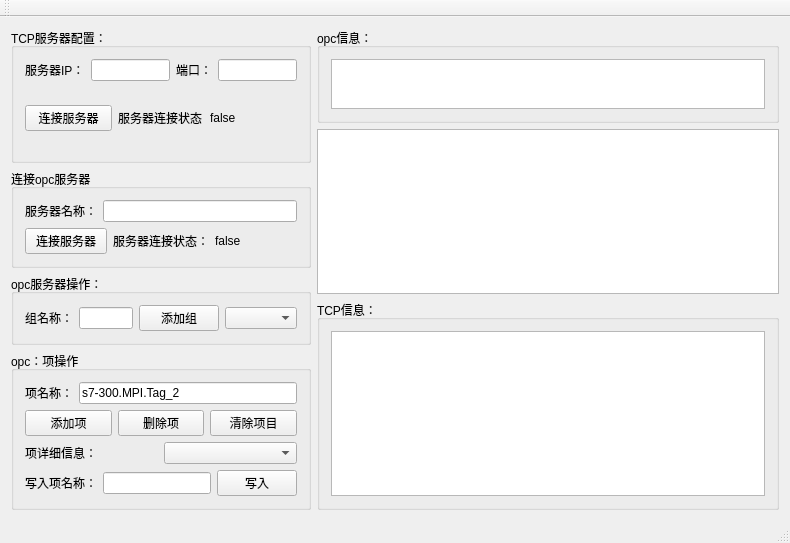
<?xml version="1.0" encoding="UTF-8"?>
<ui version="4.0">
 <class>ClientGui</class>
 <widget class="QMainWindow" name="ClientGui">
  <property name="geometry">
   <rect>
    <x>0</x>
    <y>0</y>
    <width>790</width>
    <height>543</height>
   </rect>
  </property>
  <property name="windowTitle">
   <string>ClientGui</string>
  </property>
  <widget class="QWidget" name="centralWidget">
   <layout class="QHBoxLayout" name="horizontalLayout_15">
    <item>
     <layout class="QHBoxLayout" name="horizontalLayout_14">
      <item>
       <layout class="QVBoxLayout" name="verticalLayout_7">
        <item>
         <widget class="QGroupBox" name="groupBox_4">
          <property name="maximumSize">
           <size>
            <width>300</width>
            <height>150</height>
           </size>
          </property>
          <property name="title">
           <string>TCP服务器配置：</string>
          </property>
          <layout class="QVBoxLayout" name="verticalLayout_11">
           <item>
            <layout class="QVBoxLayout" name="verticalLayout_6">
             <item>
              <layout class="QHBoxLayout" name="horizontalLayout_9">
               <item>
                <widget class="QLabel" name="label_7">
                 <property name="text">
                  <string>服务器IP：</string>
                 </property>
                </widget>
               </item>
               <item>
                <widget class="QLineEdit" name="lineEdit_tcp_ip"/>
               </item>
               <item>
                <widget class="QLabel" name="label_8">
                 <property name="text">
                  <string>端口：</string>
                 </property>
                </widget>
               </item>
               <item>
                <widget class="QLineEdit" name="lineEdit_tcp_port"/>
               </item>
              </layout>
             </item>
             <item>
              <layout class="QHBoxLayout" name="horizontalLayout_10">
               <item>
                <widget class="QPushButton" name="pushButton_tcp_server_connect">
                 <property name="text">
                  <string>连接服务器</string>
                 </property>
                </widget>
               </item>
               <item>
                <widget class="QLabel" name="label_9">
                 <property name="text">
                  <string>服务器连接状态</string>
                 </property>
                </widget>
               </item>
               <item>
                <widget class="QLabel" name="label_tcp_server_state">
                 <property name="text">
                  <string>false</string>
                 </property>
                </widget>
               </item>
              </layout>
             </item>
            </layout>
           </item>
          </layout>
         </widget>
        </item>
        <item>
         <layout class="QVBoxLayout" name="verticalLayout_5">
          <item>
           <widget class="QGroupBox" name="groupBox">
            <property name="maximumSize">
             <size>
              <width>300</width>
              <height>146666</height>
             </size>
            </property>
            <property name="title">
             <string>连接opc服务器</string>
            </property>
            <layout class="QVBoxLayout" name="verticalLayout">
             <item>
              <layout class="QHBoxLayout" name="horizontalLayout_2">
               <item>
                <widget class="QLabel" name="label_2">
                 <property name="text">
                  <string>服务器名称：</string>
                 </property>
                </widget>
               </item>
               <item>
                <widget class="QLineEdit" name="lineEdit_opc_server_name"/>
               </item>
              </layout>
             </item>
             <item>
              <layout class="QHBoxLayout" name="horizontalLayout">
               <item>
                <widget class="QPushButton" name="btn_startopc">
                 <property name="text">
                  <string>连接服务器</string>
                 </property>
                </widget>
               </item>
               <item>
                <widget class="QLabel" name="label_3">
                 <property name="text">
                  <string>服务器连接状态：</string>
                 </property>
                </widget>
               </item>
               <item>
                <widget class="QLabel" name="label_opcserver_state">
                 <property name="text">
                  <string>false</string>
                 </property>
                </widget>
               </item>
              </layout>
             </item>
            </layout>
           </widget>
          </item>
          <item>
           <widget class="QGroupBox" name="groupBox_2">
            <property name="maximumSize">
             <size>
              <width>300</width>
              <height>16777215</height>
             </size>
            </property>
            <property name="title">
             <string>opc服务器操作：</string>
            </property>
            <layout class="QVBoxLayout" name="verticalLayout_2">
             <item>
              <layout class="QHBoxLayout" name="horizontalLayout_5">
               <item>
                <layout class="QHBoxLayout" name="horizontalLayout_4">
                 <item>
                  <layout class="QHBoxLayout" name="horizontalLayout_3">
                   <item>
                    <widget class="QLabel" name="label_4">
                     <property name="text">
                      <string>组名称：</string>
                     </property>
                    </widget>
                   </item>
                   <item>
                    <widget class="QLineEdit" name="lineEdit_group"/>
                   </item>
                  </layout>
                 </item>
                 <item>
                  <widget class="QPushButton" name="pushButton_group">
                   <property name="text">
                    <string>添加组</string>
                   </property>
                  </widget>
                 </item>
                </layout>
               </item>
               <item>
                <widget class="QComboBox" name="comboBox_group"/>
               </item>
              </layout>
             </item>
            </layout>
           </widget>
          </item>
          <item>
           <widget class="QGroupBox" name="groupBox_3">
            <property name="maximumSize">
             <size>
              <width>300</width>
              <height>16777215</height>
             </size>
            </property>
            <property name="title">
             <string>opc：项操作</string>
            </property>
            <layout class="QVBoxLayout" name="verticalLayout_3">
             <item>
              <layout class="QHBoxLayout" name="horizontalLayout_7">
               <item>
                <widget class="QLabel" name="label_6">
                 <property name="text">
                  <string>项名称：</string>
                 </property>
                </widget>
               </item>
               <item>
                <widget class="QLineEdit" name="lineEdit_2">
                 <property name="text">
                  <string>s7-300.MPI.Tag_2</string>
                 </property>
                </widget>
               </item>
              </layout>
             </item>
             <item>
              <layout class="QHBoxLayout" name="horizontalLayout_11">
               <item>
                <widget class="QPushButton" name="pushButton_2">
                 <property name="text">
                  <string>添加项</string>
                 </property>
                </widget>
               </item>
               <item>
                <widget class="QPushButton" name="pushButton_4">
                 <property name="text">
                  <string>删除项</string>
                 </property>
                </widget>
               </item>
               <item>
                <widget class="QPushButton" name="pushButton">
                 <property name="text">
                  <string>清除项目</string>
                 </property>
                </widget>
               </item>
              </layout>
             </item>
             <item>
              <layout class="QHBoxLayout" name="horizontalLayout_6">
               <item>
                <widget class="QLabel" name="label_5">
                 <property name="text">
                  <string>项详细信息：</string>
                 </property>
                </widget>
               </item>
               <item>
                <widget class="QComboBox" name="comboBox"/>
               </item>
              </layout>
             </item>
             <item>
              <layout class="QHBoxLayout" name="horizontalLayout_8">
               <item>
                <widget class="QLabel" name="label">
                 <property name="text">
                  <string>写入项名称：</string>
                 </property>
                </widget>
               </item>
               <item>
                <widget class="QLineEdit" name="lineEdit"/>
               </item>
               <item>
                <widget class="QPushButton" name="pushButton_3">
                 <property name="text">
                  <string>写入</string>
                 </property>
                </widget>
               </item>
              </layout>
             </item>
            </layout>
           </widget>
          </item>
         </layout>
        </item>
       </layout>
      </item>
      <item>
       <layout class="QVBoxLayout" name="verticalLayout_8">
        <item>
         <widget class="QGroupBox" name="groupBox_5">
          <property name="enabled">
           <bool>true</bool>
          </property>
          <property name="minimumSize">
           <size>
            <width>0</width>
            <height>0</height>
           </size>
          </property>
          <property name="maximumSize">
           <size>
            <width>16777215</width>
            <height>888888</height>
           </size>
          </property>
          <property name="title">
           <string>opc信息：</string>
          </property>
          <layout class="QVBoxLayout" name="verticalLayout_4">
           <item>
            <widget class="QTextEdit" name="textEdit_opc">
             <property name="minimumSize">
              <size>
               <width>0</width>
               <height>50</height>
              </size>
             </property>
             <property name="maximumSize">
              <size>
               <width>16777215</width>
               <height>50</height>
              </size>
             </property>
            </widget>
           </item>
          </layout>
         </widget>
        </item>
        <item>
         <widget class="QTableWidget" name="tableWidget"/>
        </item>
        <item>
         <widget class="QGroupBox" name="groupBox_6">
          <property name="title">
           <string>TCP信息：</string>
          </property>
          <layout class="QVBoxLayout" name="verticalLayout_9">
           <item>
            <widget class="QTextEdit" name="textEdit_tcp"/>
           </item>
          </layout>
         </widget>
        </item>
       </layout>
      </item>
     </layout>
    </item>
   </layout>
  </widget>
  <widget class="QMenuBar" name="menuBar">
   <property name="geometry">
    <rect>
     <x>0</x>
     <y>0</y>
     <width>790</width>
     <height>22</height>
    </rect>
   </property>
  </widget>
  <widget class="QToolBar" name="mainToolBar">
   <attribute name="toolBarArea">
    <enum>TopToolBarArea</enum>
   </attribute>
   <attribute name="toolBarBreak">
    <bool>false</bool>
   </attribute>
  </widget>
  <widget class="QStatusBar" name="statusBar"/>
 </widget>
 <layoutdefault spacing="6" margin="11"/>
 <resources/>
 <connections/>
</ui>
